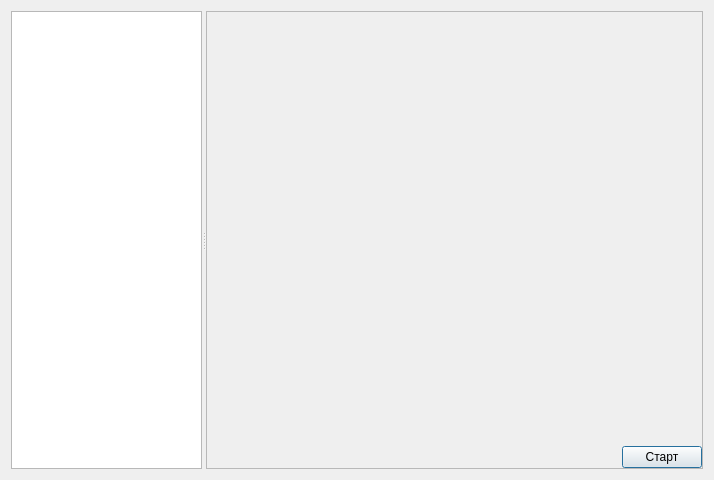
<?xml version="1.0" encoding="UTF-8"?>
<ui version="4.0">
 <class>ScriptsDialog</class>
 <widget class="QDialog" name="ScriptsDialog">
  <property name="windowModality">
   <enum>Qt::ApplicationModal</enum>
  </property>
  <property name="geometry">
   <rect>
    <x>0</x>
    <y>0</y>
    <width>714</width>
    <height>480</height>
   </rect>
  </property>
  <property name="windowTitle">
   <string>Макросы</string>
  </property>
  <layout class="QGridLayout" name="gridLayout">
   <item row="0" column="1">
    <widget class="QSplitter" name="splitter">
     <property name="orientation">
      <enum>Qt::Horizontal</enum>
     </property>
     <widget class="QTreeView" name="tree_tv">
      <property name="maximumSize">
       <size>
        <width>191</width>
        <height>16777215</height>
       </size>
      </property>
     </widget>
     <widget class="QFrame" name="frame">
      <property name="frameShape">
       <enum>QFrame::StyledPanel</enum>
      </property>
      <property name="frameShadow">
       <enum>QFrame::Raised</enum>
      </property>
      <layout class="QGridLayout" name="gridLayout_2">
       <property name="margin">
        <number>0</number>
       </property>
       <property name="spacing">
        <number>6</number>
       </property>
       <item row="1" column="1">
        <spacer name="horizontalSpacer">
         <property name="orientation">
          <enum>Qt::Horizontal</enum>
         </property>
         <property name="sizeHint" stdset="0">
          <size>
           <width>40</width>
           <height>20</height>
          </size>
         </property>
        </spacer>
       </item>
       <item row="0" column="0" colspan="4">
        <widget class="QsciScintilla" name="script_sc">
         <property name="toolTip">
          <string/>
         </property>
         <property name="whatsThis">
          <string/>
         </property>
        </widget>
       </item>
       <item row="1" column="2" colspan="2">
        <widget class="QPushButton" name="start_pb">
         <property name="text">
          <string>Старт</string>
         </property>
         <property name="icon">
          <iconset resource="../res/icons.qrc">
           <normaloff>:/control_play_blue.png</normaloff>:/control_play_blue.png</iconset>
         </property>
        </widget>
       </item>
      </layout>
     </widget>
    </widget>
   </item>
  </layout>
  <action name="actionGroup">
   <property name="icon">
    <iconset resource="../res/icons.qrc">
     <normaloff>:/folder.png</normaloff>:/folder.png</iconset>
   </property>
   <property name="text">
    <string>Добавить группу</string>
   </property>
  </action>
  <action name="actionItem">
   <property name="icon">
    <iconset resource="../res/icons.qrc">
     <normaloff>:/script.png</normaloff>:/script.png</iconset>
   </property>
   <property name="text">
    <string>Добавить скрипт</string>
   </property>
  </action>
  <action name="actionRemove">
   <property name="icon">
    <iconset resource="../res/icons.qrc">
     <normaloff>:/delete.png</normaloff>:/delete.png</iconset>
   </property>
   <property name="text">
    <string>Удалить</string>
   </property>
  </action>
 </widget>
 <customwidgets>
  <customwidget>
   <class>QsciScintilla</class>
   <extends>QFrame</extends>
   <header>Qsci/qsciscintilla.h</header>
  </customwidget>
 </customwidgets>
 <resources>
  <include location="../res/icons.qrc"/>
 </resources>
 <connections/>
</ui>
